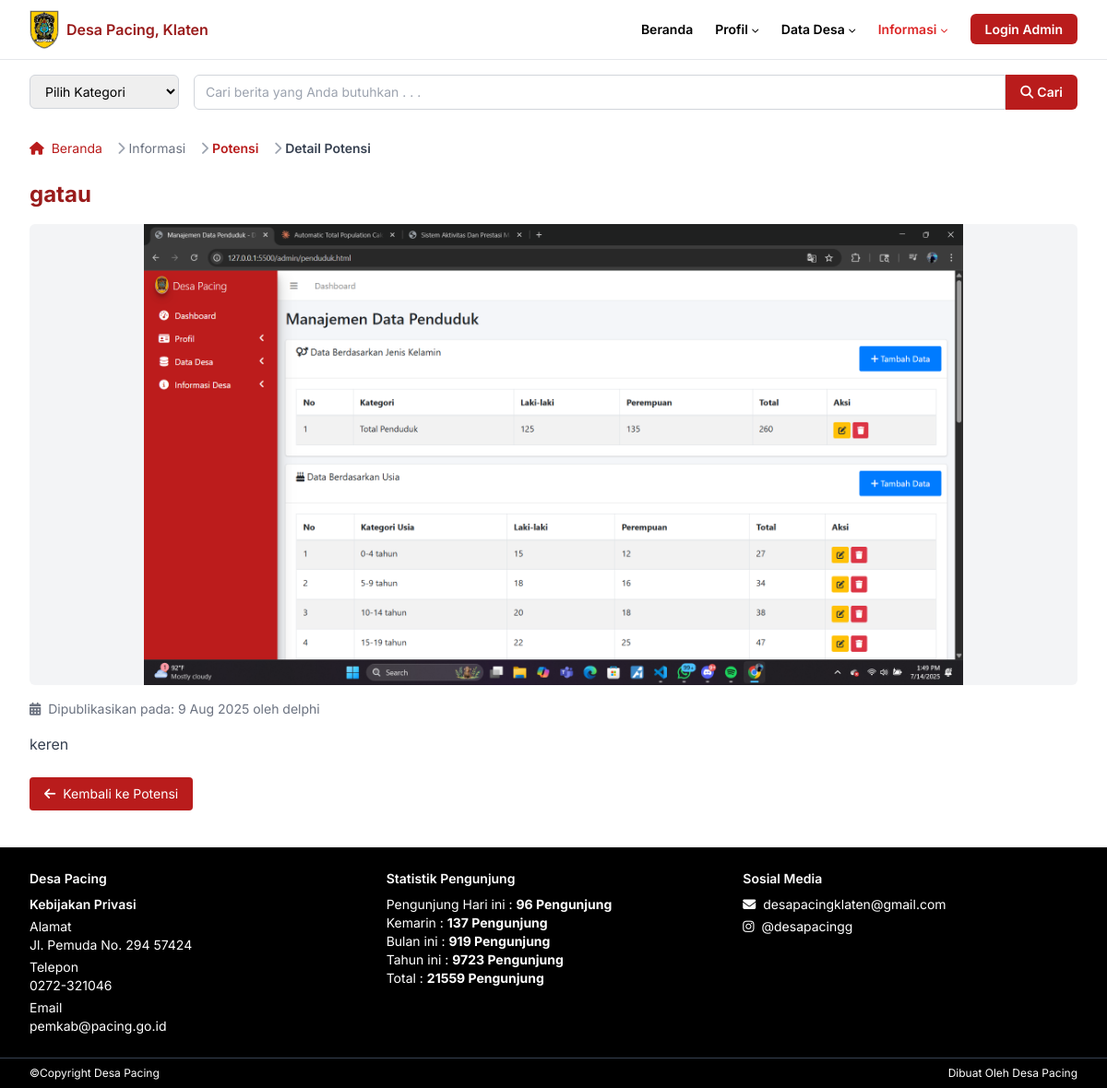
The page /detail_potensi.php?id=10 on the database its author committed.
### tables this page shows
CREATE TABLE `potensi` (
  `id` int(11) NOT NULL,
  `judul` varchar(255) NOT NULL,
  `deskripsi` text NOT NULL,
  `gambar` varchar(255) DEFAULT NULL,
  `tanggal` date NOT NULL,
  `penulis` varchar(100) NOT NULL DEFAULT 'Admin'
);

### detail_potensi.php (the view, shortened to what this page needs)
<?php
include 'php/db.php';
$id = intval($_GET['id']);
$result = $konek->query("SELECT * FROM potensi WHERE id=$id");
$data = $result->fetch_assoc();
?>
<html class="scroll-smooth" lang="id">
  <head>
    <script src="https://cdn.tailwindcss.com"></script>
    <link
      href="https://cdnjs.cloudflare.com/ajax/libs/font-awesome/5.15.3/css/all.min.css"
      rel="stylesheet"
    />
    <link href="css/style.css" rel="stylesheet" />
  </head>
  <body class="bg-white text-black">
    <header class="border-b border-gray-200">
      <div class="max-w-[1280px] mx-auto px-4 sm:px-6 lg:px-8">
        <nav
          aria-label="Primary Navigation"
          class="flex items-center justify-between h-16 text-xs sm:text-sm font-semibold"
        >
          <div class="flex items-center space-x-2">
            <img
              alt="Logo Pemerintah Desa Pacing"
              class="block"
              height="32"
              src="assets/klaten.jpg"
              width="32"
            />
            <span class="text-red-800 text-base">Desa Pacing, Klaten</span>
          </div>
          <ul
            class="hidden md:flex items-center space-x-6 text-xs sm:text-sm font-semibold"
          >
            <li>
              <a class="hover:text-gray-700" href="index.php">Beranda</a>
            </li>
            <li class="relative group">
              <button
                class="flex items-center space-x-1 hover:text-gray-700 focus:outline-none"
              >
                <span>Profil</span>
                <i class="fas fa-chevron-down text-[8px] mt-[2px]"></i>
              </button>
            </li>
            <li class="relative group">
              <button
                class="flex items-center space-x-1 hover:text-gray-700 focus:outline-none"
              >
                <span>Data Desa</span>
                <i class="fas fa-chevron-down text-[8px] mt-[2px]"></i>
              </button>
            </li>
            <li class="relative group active">
              <button
                class="flex items-center space-x-1 hover:text-gray-700 focus:outline-none"
              >
                <span>Informasi</span>
                <i class="fas fa-chevron-down text-[8px] mt-[2px]"></i>
              </button>
            </li>
            <li>
              <a
                href="admin/login.php"
                class="px-4 py-2 bg-red-700 text-white rounded-md hover:bg-red-900 transition duration-300"
              >
                Login Admin
              </a>
            </li>
          </ul>
        </nav>
      </div>
    </header>
    <section class="max-w-[1280px] mx-auto px-4 sm:px-6 lg:px-8 mt-4">
      <div
        class="flex flex-col sm:flex-row items-center sm:items-stretch gap-3 sm:gap-4"
      >
        <div class="w-full sm:w-48">
          <select
            id="kategori-berita"
            data-jump="page"
            aria-label="Pilih kategori berita"
            class="w-full border border-gray-300 rounded-md text-xs sm:text-sm py-2 px-3 focus:outline-none focus:ring-2 focus:ring-red-700"
          >
            <option value="" disabled selected>Pilih Kategori</option>
          </select>
        </div>
        <form
          aria-label="Cari berita"
          class="flex flex-grow sm:flex-row w-full"
          role="search"
        >
          <input
            aria-label="Cari berita"
            class="flex-grow border border-gray-300 rounded-l-md text-xs sm:text-sm py-2 px-3 focus:outline-none focus:ring-2 focus:ring-red-700"
            placeholder="Cari berita yang Anda butuhkan . . ."
            type="search"
          />
          <button
            aria-label="Cari"
            class="bg-red-700 hover:bg-red-900 text-white text-xs sm:text-sm font-semibold px-4 rounded-r-md flex items-center justify-center"
            type="submit"
          >
            <i class="fas fa-search mr-1"></i>
            Cari
          </button>
        </form>
      </div>
    </section>
    <section class="max-w-[1280px] mx-auto px-4 sm:px-6 lg:px-8 mt-4">
      <nav
        class="flex text-xs sm:text-sm text-gray-600"
        aria-label="Breadcrumb"
      >
        <ol class="inline-flex items-center space-x-1 md:space-x-3">
          <li class="inline-flex items-center">
            <a href="index.php" class="text-red-700 hover:text-red-800">
              <i class="fas fa-home mr-1"></i>
              Beranda
            </a>
          </li>
          <li>
            <div class="flex items-center">
              <i class="fas fa-chevron-right text-gray-400 mx-1"></i>
              <span class="text-gray-500">Informasi</span>
            </div>
          </li>
          <li>
            <div class="flex items-center">
              <i class="fas fa-chevron-right text-gray-400 mx-1"></i>
              <a
                href="potensi.php"
                class="text-red-700 hover:text-red-800 font-semibold"
              >
                Potensi
              </a>
            </div>
          </li>
          <li>
            <div class="flex items-center">
              <i class="fas fa-chevron-right text-gray-400 mx-1"></i>
              <span class="text-gray-700 font-semibold">Detail Potensi</span>
            </div>
          </li>
        </ol>
      </nav>
    </section>
    <main class="max-w-[1280px] mx-auto px-4 sm:px-6 lg:px-8 mt-6">
      <h1 class="text-2xl font-bold text-red-800 mb-4">
        <?php echo htmlspecialchars($data['judul']); ?>
      </h1>
      <img
        alt="<?php echo htmlspecialchars($data['judul']); ?>"
        class="w-full max-h-[500px] object-contain rounded-md mb-4 mx-auto bg-gray-100"
        src="assets/<?php echo htmlspecialchars($data['gambar']); ?>"
      />
      <p class="text-sm text-gray-500 mb-4">
        <i class="fas fa-calendar-alt mr-1"></i>
        Dipublikasikan pada: <?php echo date('j M Y', strtotime($data['tanggal'])); ?> oleh <?php echo htmlspecialchars($data['penulis']); ?>
      </p>
      <div class="text-sm sm:text-base text-gray-700 space-y-3 mb-6">
        <?php echo nl2br(htmlspecialchars($data['deskripsi'])); ?>
      </div>
      <div class="mb-6">
        <a href="potensi.php" class="inline-flex items-center px-4 py-2 bg-red-700 text-white rounded hover:bg-red-900 text-sm">
          <i class="fas fa-arrow-left mr-2"></i> Kembali ke Potensi
        </a>
      </div>
    </main>
    <footer class="bg-black text-white text-xs sm:text-sm mt-10">
      <div
        class="max-w-[1280px] mx-auto px-4 sm:px-6 lg:px-8 py-6 grid grid-cols-1 md:grid-cols-3 gap-6"
      >
        <div>
          <h4 class="font-semibold mb-2">Desa Pacing</h4>
          <h5 class="font-semibold mb-1">Kebijakan Privasi</h5>
          <address class="not-italic mb-1">
            Alamat<br />
            Jl. Pemuda No. 294 57424
          </address>
          <p class="mb-1">
            Telepon<br />
            <a class="hover:underline" href="tel:0272321046">0272-321046</a>
          </p>
          <p>
            Email<br />
            <a class="hover:underline" href="mailto:pemkab@pacing.go.id"
              >pemkab@pacing.go.id</a
            >
          </p>
        </div>
        <div>
          <h4 class="font-semibold mb-2">Statistik Pengunjung</h4>
          <p>
            Pengunjung Hari ini : <strong>96 Pengunjung</strong><br />
            Kemarin : <strong>137 Pengunjung</strong><br />
            Bulan ini : <strong>919 Pengunjung</strong><br />
            Tahun ini : <strong>9723 Pengunjung</strong><br />
            Total : <strong>21559 Pengunjung</strong>
          </p>
        </div>
        <div>
          <h4 class="font-semibold mb-2">Sosial Media</h4>
          <ul class="space-y-1">
            <li>
              <a href="mailto:desapacingklaten@gmail.com" class="hover:underline">
                <i class="fas fa-envelope mr-1"></i> desapacingklaten@gmail.com
              </a>
            </li>
            <li>
              <a href="https://instagram.com/desapacingg" target="_blank" class="hover:underline">
                <i class="fab fa-instagram mr-1"></i> @desapacingg
              </a>
            </li>
          </ul>
        </div>
      </div>
      <div
        class="max-w-[1280px] mx-auto px-4 sm:px-6 lg:px-8 py-2 border-t border-gray-700 flex justify-between text-[10px] sm:text-xs"
      >
        <p>©Copyright Desa Pacing</p>
        <p>Dibuat Oleh Desa Pacing</p>
      </div>
    </footer>
  </body>
</html>

### css/style.css (style rules this page uses)
nav[aria-label="Primary Navigation"] > ul > li > a, nav[aria-label="Primary Navigation"] > ul > li > button { transition: color 0.2s; }
nav[aria-label="Primary Navigation"] > ul > li.active > a, nav[aria-label="Primary Navigation"] > ul > li.active > button { color: #dc2626 !important; background: none !important; }

### detail_potensi.php (style rules this page uses)
body { font-family: "Inter", sans-serif; }

### rows shown on the page
potensi: judul "gatau", gambar (picture), tanggal "9 Aug 2025", penulis "delphi", deskripsi "keren"
